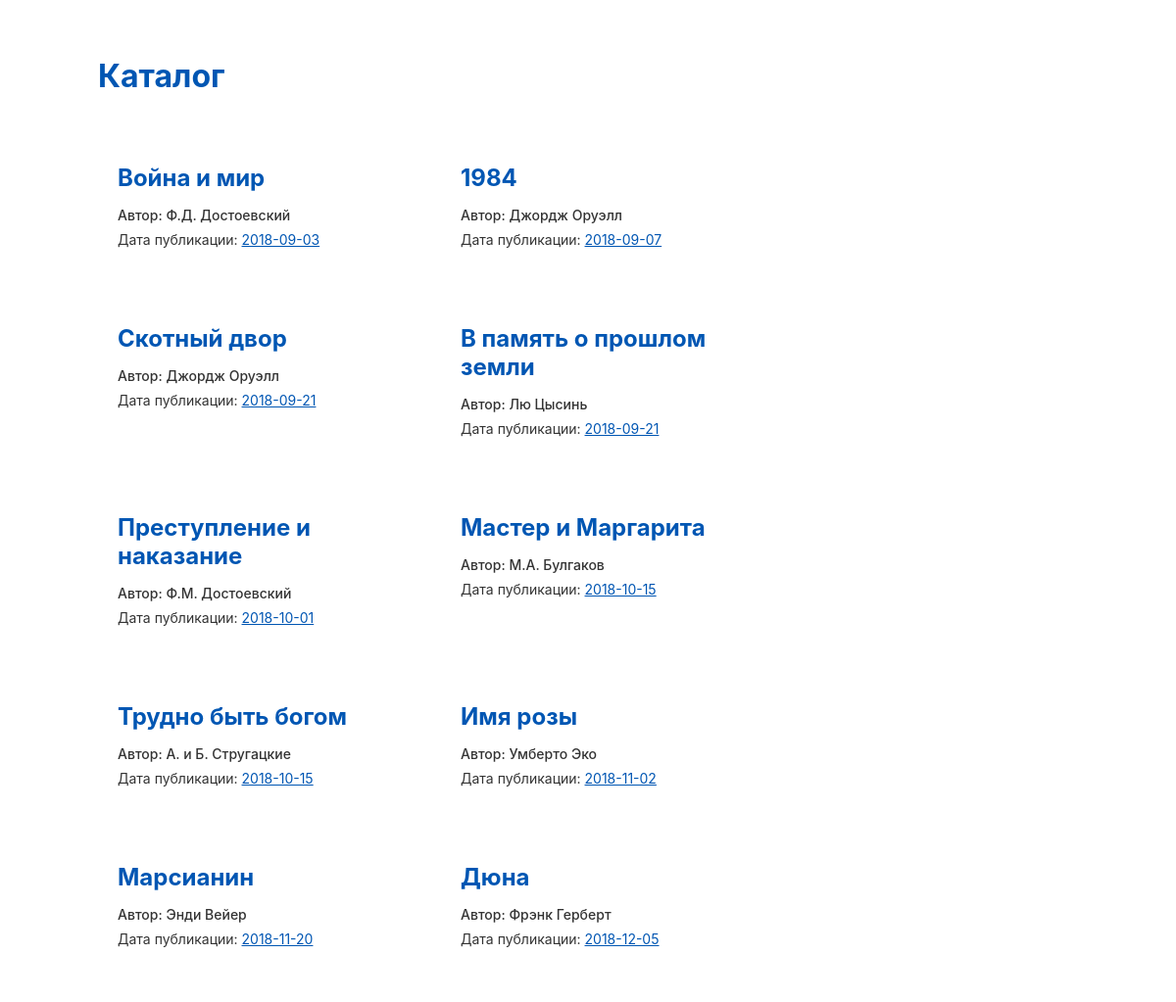
The page /books/ on the database its author committed.
### books/models.py (models this page shows, shortened)
class Book(models.Model):
    name = models.CharField(max_length=255)
    author = models.CharField(max_length=255)
    pub_date = models.DateField()

### books/views.py (the view)
# urls.py: path('', views.books_list, name='books_list'),
def books_list(request):
    template = 'books/books_list.html'
    books = Book.objects.all().order_by('pub_date')
    context = {
        'books': books
    }
    return render(request, template, context)

### books/templates/books/books_list.html (shortened to what this page needs)
{% load static %}
<!DOCTYPE html>
<html>
<head>
    <link rel="stylesheet" href="{% static 'css/styles.css' %}">
</head>
<body>
<div class="container">
    <div class="header">
        <h1><a href="{% url 'books_list' %}">Каталог</a></h1>
    </div>
    <div class="content">
        <div class="books">
            {% for book in books %}
            <div class="book">
                <h2>{{ book.name }}</h2>
                <p class="author">Автор: {{ book.author }}</p>
                <p class="date">
                    Дата публикации:
                    <a href="{% url 'books_by_date' book.pub_date|date:'Y-m-d' %}">
                        {{ book.pub_date|date:"Y-m-d" }}
                    </a>
                </p>
            </div>
            {% endfor %}
        </div>
    </div>
</div>
</body>
</html>

### static/css/styles.css (style rules this page uses)
body { font-family: -apple-system, BlinkMacSystemFont, "Segoe UI", Roboto, Helvetica, Arial, sans-serif; color: #333; }
.container { max-width: 1000px; margin: 0 auto; padding: 20px; }
.header { margin-top: 30px; margin-bottom: 50px; }
.header h1 a { color: #0056b3; text-decoration: none; }
.books { display: flex; flex-wrap: wrap; gap: 30px; }
.book { width: 280px; padding: 20px; background-color: #fff; }
.book h2 { font-size: 24px; margin-top: 0; margin-bottom: 15px; color: #0056b3; }
.book p { margin: 8px 0; font-size: 14px; }
.book .author { font-weight: 500; }
.book .date a { color: #0056b3; text-decoration: underline; }

### rows shown on the page
Book: name "Война и мир", author "Ф.Д. Достоевский", pub_date "2018-09-03"
Book: name "1984", author "Джордж Оруэлл", pub_date "2018-09-07"
Book: name "Скотный двор", author "Джордж Оруэлл", pub_date "2018-09-21"
Book: name "В память о прошлом земли", author "Лю Цысинь", pub_date "2018-09-21"
Book: name "Преступление и наказание", author "Ф.М. Достоевский", pub_date "2018-10-01"
Book: name "Мастер и Маргарита", author "М.А. Булгаков", pub_date "2018-10-15"
Book: name "Трудно быть богом", author "А. и Б. Стругацкие", pub_date "2018-10-15"
Book: name "Имя розы", author "Умберто Эко", pub_date "2018-11-02"
Book: name "Марсианин", author "Энди Вейер", pub_date "2018-11-20"
Book: name "Дюна", author "Фрэнк Герберт", pub_date "2018-12-05"
